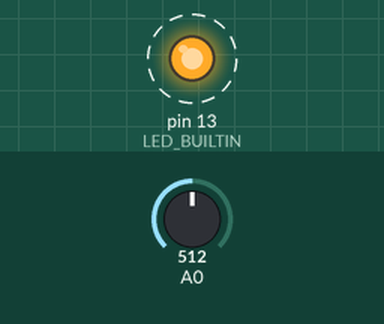
This sketch was run on a simulated Arduino Uno, built with avr-gcc and run on an emulated ATmega328P. Shown: output pins drawn as LEDs (lit = HIGH). Dashed ring = blinking. Inputs (shaded band) come from the test bench; at power-on: A0 = 512. What the sketch prints to the serial monitor is not drawn.

Above: at 0.5 s.
Timing chart, 0 to 4.6 s (numbered marks = the images above):
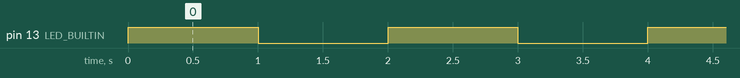

The sketch:

04_timer1_ctc.ino
```cpp
/*
 * Lucrarea 4 – Exemplul 4: Timer1 în mod CTC, întrerupere la 1 Hz
 * Perioada de eșantionare a unui regulator trebuie să fie exactă; loop() are durată variabilă,
 * deci eșantionarea se leagă de un timer hardware.
 *   OCR1A = f_CPU / (prescaler · f) - 1 = 16 000 000 / (1024 · 1) - 1 = 15624
 * Atenție: Timer1 comandă și PWM-ul pinilor 9 și 10; dacă îl reconfigurați, analogWrite(9) nu mai merge normal.
 */
volatile bool tick = false;
volatile uint16_t secunde = 0;
volatile uint32_t t_isr_us = 0;          // momentul ultimei ISR, pentru măsurarea jitterului
uint32_t t_prev_us = 0;

ISR(TIMER1_COMPA_vect) {
  t_isr_us = micros();
  secunde++;
  tick = true;                           // ISR cât mai scurt: doar semnalizează
}

void setup() {
  Serial.begin(9600);
  pinMode(LED_BUILTIN, OUTPUT);
  noInterrupts();
  TCCR1A = 0;
  TCCR1B = 0;
  TCNT1  = 0;
  OCR1A  = 15624;
  TCCR1B |= (1 << WGM12);                // CTC, TOP = OCR1A
  TCCR1B |= (1 << CS12) | (1 << CS10);   // prescaler 1024
  TIMSK1 |= (1 << OCIE1A);
  interrupts();
  Serial.println(F("secunda;perioada_us;T"));
}

void loop() {
  if (tick) {
    noInterrupts();                      // copiere atomică a variabilelor pe 16/32 biți
    tick = false;
    uint16_t s = secunde;
    uint32_t t = t_isr_us;
    interrupts();
    digitalWrite(LED_BUILTIN, !digitalRead(LED_BUILTIN));
    float T = analogRead(A0) * 5.0 / 1023.0 * 100.0;
    Serial.print(s); Serial.print(';');
    Serial.print(t - t_prev_us); Serial.print(';');
    Serial.println(T, 1);
    t_prev_us = t;
  }
}
```

Measured:
- by itself, pin 13 (LED_BUILTIN): alternates HIGH for 1.0 s and LOW for 1.0 s
